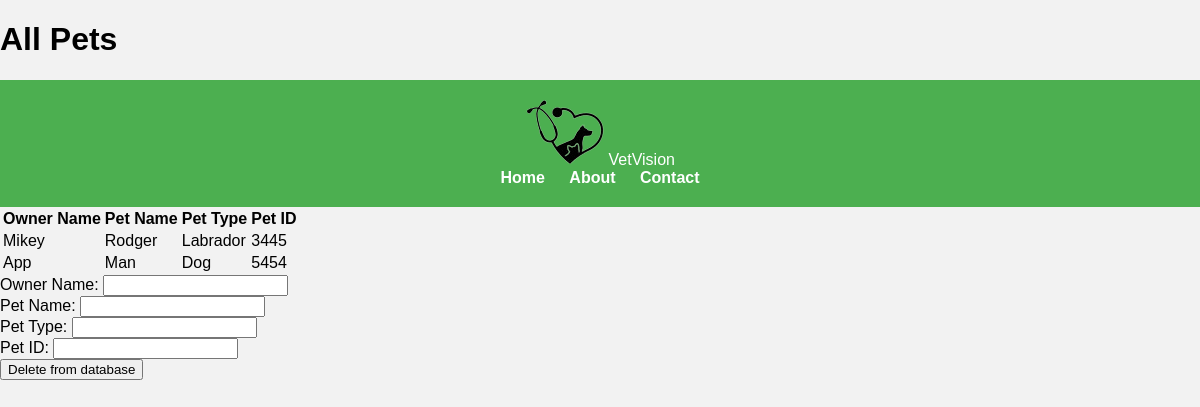
Before: /all_pets (signed in) with the older database file.
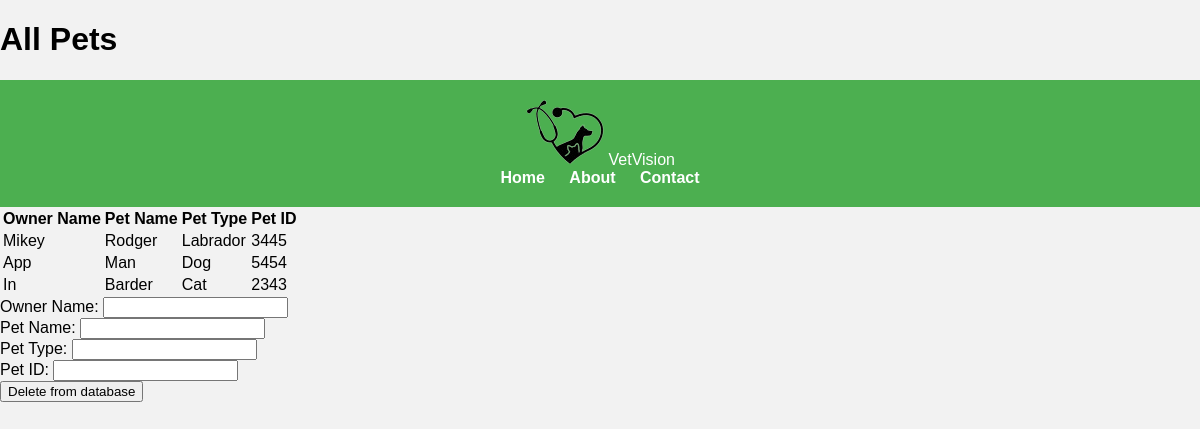
After: the same page with the newer database file.
### tables this page shows
CREATE TABLE "pets" (
  owner_name TEXT,
  pet_name TEXT,
  pet_type TEXT,
  pet_id INTEGER
);

### app.py (the view, shortened to what this page needs)
@app.route('/all_pets', methods=['GET', 'POST'])
def all_pets():
    if 'logged_in' not in session:
        return redirect(url_for('login'))
    db = get_pet_db()
    cursor = db.cursor()
    if request.method == 'GET':
        cursor.execute("SELECT * FROM pets")
        pets = cursor.fetchall()
        return render_template("all_pets.html", pets=pets)

### app.py (called while the page is built)
def get_pet_db():
    if 'db' not in g:
        g.db = sql.connect(db_pets)
    return g.db

@app.teardown_appcontext
def close_connection(exception):
    db = g.pop('db', None)
    if db is not None:
        db.close()

### templates/all_pets.html (shortened to what this page needs)
<!DOCTYPE html>
<html>
<head>
  <link rel="stylesheet" href="{{ url_for('static', filename='all_pets.css') }}">
</head>
<body>
  <h1>All Pets</h1>
  <header class="header">
    <img src="../static/logo.png" alt="">
<a class="logo" href="/">VetVision</a>
<ul class="menu">
    <li><a href="/" class="link link-theme link-arrow">Home</a></li>
    <li><a href="" class="link link-theme link-arrow">About</a></li>
    <li><a href="" class="link link-theme link-arrow">Contact</a></li>
</ul>
</header>
  <table>
    <thead>
      <tr>
        <th>Owner Name</th>
        <th>Pet Name</th>
        <th>Pet Type</th>
        <th>Pet ID</th>
      </tr>
    </thead>
    <tbody>
      {% for pet in pets %}
        <tr>
          <td>{{ pet[0] }}</td>
          <td>{{ pet[1] }}</td>
          <td>{{ pet[2] }}</td>
          <td>{{ pet[3] }}</td>
        </tr>
      {% endfor %}
    </tbody>
  </table>
  <form method="POST">
    <label for="owner_name_delete">Owner Name:</label>
    <input type="text" id="owner_name" name="owner_name_delete" required>
    <br>
    <label for="pet_name">Pet Name:</label>
    <input type="text" id="pet_name" name="pet_name_delete" required>
    <br>
    <label for="pet_type">Pet Type:</label>
    <input type="text" id="pet_type" name="pet_type_delete" required>
    <br>
    <label for="pet_id">Pet ID:</label>
    <input type="text" id="pet_id" name="pet_id" required>
    <br>
    <button type="submit">Delete from database</button>
</form>
</body>
</html>

### static/all_pets.css (style rules this page uses)
body { font-family: 'Arial', sans-serif; margin: 0; padding: 0; background-color: #f2f2f2; }
.header { background-color: #4CAF50; color: white; padding: 20px; text-align: center; }
.header a { color: white; text-decoration: none; }
.menu { list-style-type: none; margin: 0; padding: 0; }
.menu li { display: inline; margin-right: 20px; }
.menu li:last-child { margin-right: 0; }
.menu li a { color: white; text-decoration: none; font-weight: bold; }

Changed rows visible on the page:
added pets: owner_name "In", pet_name "Barder", pet_type "Cat", pet "2343"
